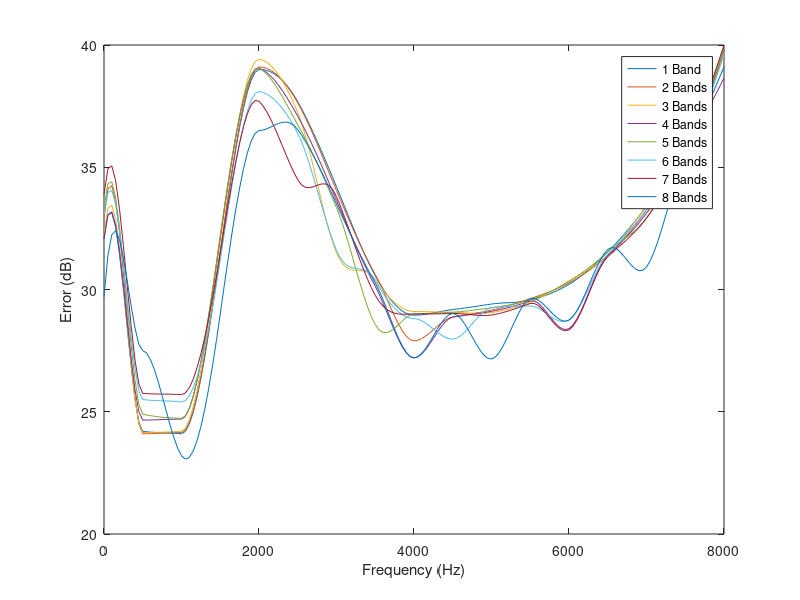
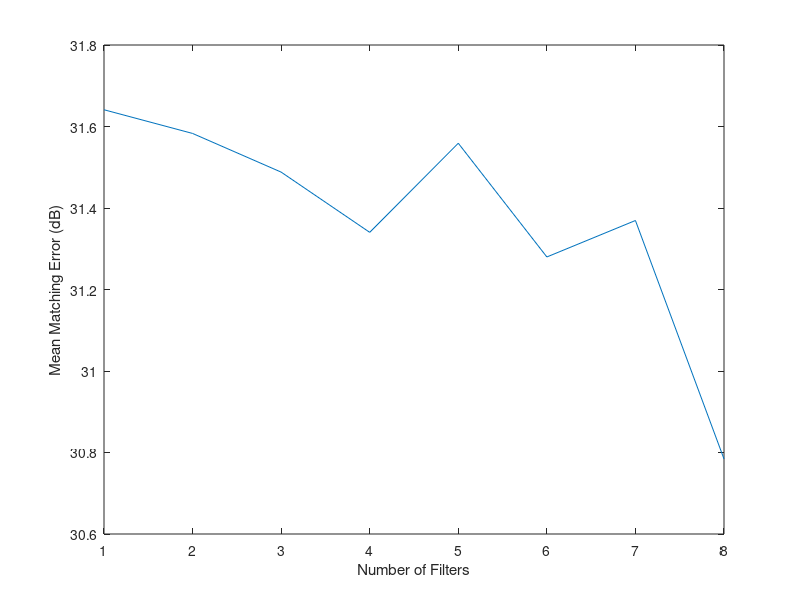

MATLAB code to generate these figures, in order:
clc;
clear all;
%% Investigate the effects of the frequency bands
%Set up audiogram
Fh = 8000;
steps = 50;
audioX = [250 500 1000 2000 4000 8000];
audioConY = [-50 -45 -45 -60 -50 -60];
xq = 0:50:8000;
pCond = pchip(audioX, audioConY, xq);

audioNormY = [0 -8 -5 0 -10 0];
pNorm = pchip(audioX, audioNormY, xq);
% 
% figure;
% plot(xq, pNorm);
% hold on;
% plot(xq, pCond);
% xlabel('Frequency (Hz)');
% ylabel('Hearing Loss (dB)');
% legend('Normal', 'Conductive');

audioConY = -1*audioConY;

H3FA = (audioConY(2) + audioConY(3) + audioConY(4))/3;
X = 0.15*H3FA;
ki = [-17 -8 1 -1 -2 -2 -2];

IG = 1:length(audioConY);
for i=1:length(audioConY)
   IG(i) = X + (0.31*H3FA) + ki(i);
end

pIG = pchip(audioX, IG, xq);

% figure;
% plot(xq, pIG);
% xlabel('Frequency (Hz)');
% ylabel('Insertion Gain (dB)');

filtX = [250 500 1000 1500 2000 2500 3000 3500 4000 4500 5000 5500 6000 6500 7000 7500 8000];

band1 = [20 20.8 20.9 21.04 21 20.76 20.8 21 21.05 20.84 20.75 20.96 21.04 20.9 20.82 21.05 20.2];
pb1 = pchip(filtX, band1, xq);

band2 = [19.3 20.9 20.85 20.93 20.9 20.8 20.95 20.95 22.1 21.14 21 20.9 20.98 21.04 20.98 20.95 20.2];
pb2 = pchip(filtX, band2, xq);

band3 = [19.8 20.85 20.8 20.5 20.58 21.2 23.5 21.15 20.9 20.95 21.1 21.05 20.9 21.02 20.8 21 20.4];
pb3 = pchip(filtX, band3, xq);

band4 = [19.8 20.34 20.3 20.35 20.95 21.35 21.36 21.43 22.8 21.15 21.05 21 22.85 21.05 21.1 21 21.35];
pb4 = pchip(filtX, band4, xq);

band5 = [18.95 20.1 20.27 20.3 20.95 21.7 21.65 23 21 20.95 20.9 20.95 20.92 20.9 21.3 20.95 20.1];
pb5 = pchip(filtX, band5, xq);

band6 = [18.95 19.5 19.6 21.3 21.9 22.05 23.4 21.2 21.19 22.05 20.9 21.2 22.5 21 20.95 21.2 20.3];
pb6 = pchip(filtX, band6, xq);

band7 = [18.2 19.25 19.3 21 22.3 23.95 21.2 21.8 21 21 21.2 21.1 22.9 21.1 21.3 20.9 20];
pb7 = pchip(filtX, band7, xq);

band8 = [18.7 17.5 21.8 23.5 23.5 21.9 21.5 21.3 22.8 21 23 20.9 22.5 20.8 23.3 21.2 20.9];
pb8 = pchip(filtX, band8, xq);

matchError1 = abs(plus(pb1,  pCond));
matchError2 = abs(plus(pb2,  pCond));
matchError3 = abs(plus(pb3,  pCond));
matchError4 = abs(plus(pb4,  pCond));
matchError5 = abs(plus(pb5,  pCond));
matchError6 = abs(plus(pb6,  pCond));
matchError7 = abs(plus(pb7,  pCond));
matchError8 = abs(plus(pb8,  pCond));

figure;
plot(xq, matchError1);
hold on;
plot(xq, matchError2);
hold on;
plot(xq, matchError3);
hold on;
plot(xq, matchError4);
hold on;
plot(xq, matchError5);
hold on;
plot(xq, matchError6);
hold on;
plot(xq, matchError7);
hold on;
plot(xq, matchError8);
xlabel('Frequency (Hz)');
ylabel('Error (dB)');
legend('1 Band', '2 Bands', '3 Bands', '4 Bands', '5 Bands', '6 Bands', '7 Bands', '8 Bands');

meanErrors = 1:8;
meanErrors(1) = mean(matchError1);
meanErrors(2) = mean(matchError2);
meanErrors(3) = mean(matchError3);
meanErrors(4) = mean(matchError4);
meanErrors(5) = mean(matchError5);
meanErrors(6) = mean(matchError6);
meanErrors(7) = mean(matchError7);
meanErrors(8) = mean(matchError8);

figure;
plot(meanErrors);
xlabel('Number of Filters');
ylabel('Mean Matching Error (dB)');

%plot(xq, pb1);

%plot(xq, p);

mean(pIG(81:101))
    

